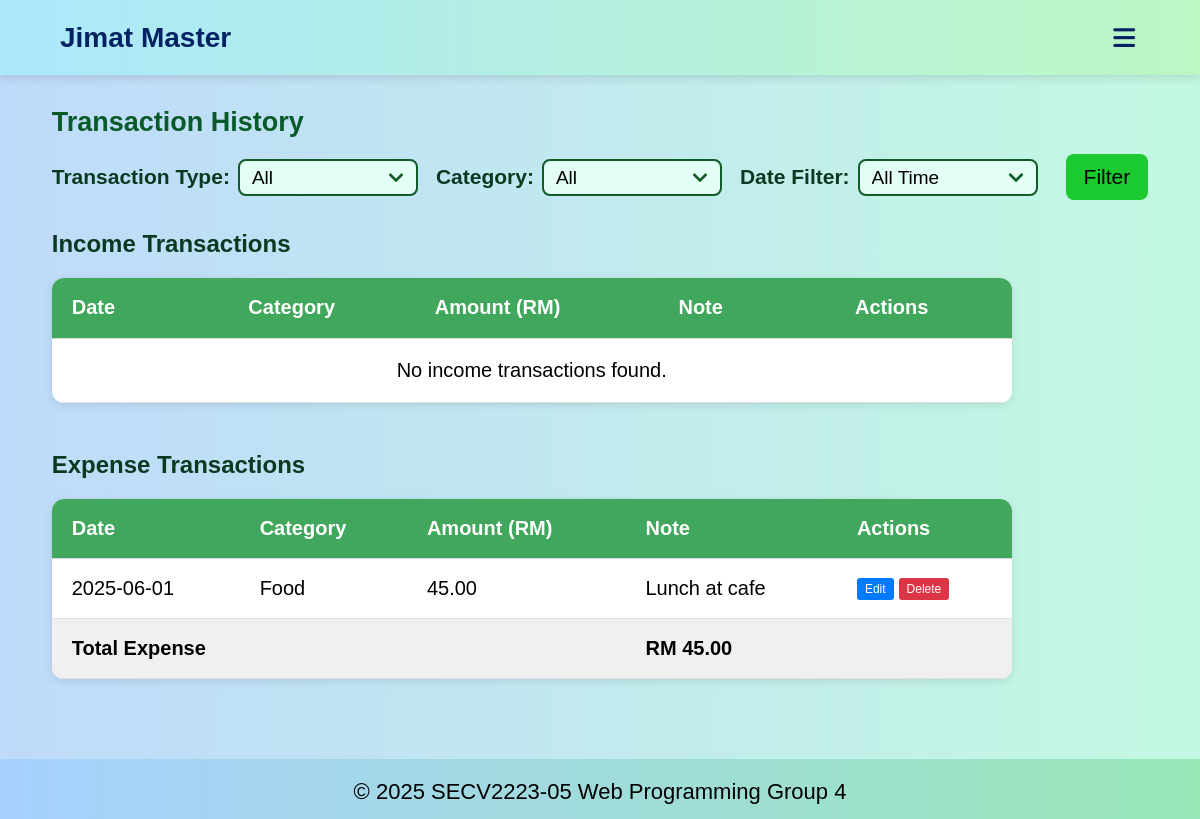
Screenshot of /overview.php (signed in) with the database file from the repository.
### tables this page shows
CREATE TABLE IF NOT EXISTS transactions (
    transaction_id INT AUTO_INCREMENT PRIMARY KEY,
    user_id INT NOT NULL,
    category_id INT NOT NULL,
    type ENUM('income', 'expense') NOT NULL,
    amount DECIMAL(10,2) NOT NULL,
    note TEXT,
    date DATE,
    FOREIGN KEY (user_id) REFERENCES users(user_id) ON DELETE CASCADE,
    FOREIGN KEY (category_id) REFERENCES categories(category_id) ON DELETE CASCADE
);

CREATE TABLE IF NOT EXISTS categories (
    category_id INT AUTO_INCREMENT PRIMARY KEY,
    name VARCHAR(50) NOT NULL,
    type VARCHAR(50) NOT NULL  
);

### overview.php (the view, shortened to what this page needs)
<!DOCTYPE html>
<html lang="en">
<head>
    <link rel="stylesheet" href="style.css">
    <link rel="stylesheet" href="https://cdnjs.cloudflare.com/ajax/libs/font-awesome/6.1.0/css/all.min.css">
</head>
<body>
    <?php
    include 'includes/db.php';
    $user_id = $_SESSION['user_id'];
    ?>
    <header>
        <nav aria-label="Main Navigation">
            <div class="headername">Jimat Master</div>
            <i class="fa-solid fa-bars" id="menuicon"></i>
        </nav>
    </header>
    <main class="overviewmain">
        <section id="overview">
            <h2>Transaction History</h2>
            <form method="GET" action="overview.php">
                <div class="filtergroup">
                    <label for="transactionType">Transaction Type:</label>
                    <select id="OtransactionType" name="type" onchange="this.form.submit()" required>
                        <?php
                        $selectedType = isset($_GET['type']) ? $_GET['type'] : 'all';
                        ?>
                        <option value="all" <?php echo ($selectedType == 'all') ? 'selected' : ''; ?>>All</option>
                    </select>
                </div>
                <div class="filtergroup">
                    <label for="category">Category:</label>
                    <select name="category" id="Ocategory">
                        <option value="">All</option>
                    </select>
                </div>
                <div class="filtergroup">
                    <label for="date_filter">Date Filter:</label>
                    <select name="date_filter" id="Odate_filter">
                        <option value="" <?php echo (!isset($_GET['date_filter']) || $_GET['date_filter'] == '') ? 'selected' : ''; ?>>All Time</option>
                    </select>
                </div>
                <div class="filtergroup">
                    <button type="submit" class="filterbtn">Filter</button>
                </div>
            </form>
            <?php
            $selectedType = isset($_GET['type']) ? $_GET['type'] : 'all';
            if ($selectedType === 'all') {
                $transactionTypes = ['income', 'expense'];
                foreach ($transactionTypes as $currentType) {
                    echo "<h3>" . ucfirst($currentType) . " Transactions</h3>";
                    echo "<table>";
                    echo "<thead>
                            <tr>
                                <th>Date</th>
                                <th>Category</th>
                                <th>Amount (RM)</th>
                                <th>Note</th>
                                <th>Actions</th>
                            </tr>
                          </thead>";
                    echo "<tbody>";
                    $sql = "SELECT t.*, c.name AS category_name FROM transactions t
                            JOIN categories c ON t.category_id = c.category_id
                            WHERE t.user_id = ? AND t.type = ?";
                    $params = [$user_id, $currentType];
                    $types = "is";
                    $sql .= " ORDER BY t.date DESC, t.transaction_id DESC";
                    $stmt = $conn->prepare($sql);
                    if ($stmt) {
                        $stmt->bind_param($types, ...$params);
                        $stmt->execute();
                        $result = $stmt->get_result();
                        if ($result->num_rows > 0) {
                            $total = 0;
                            while ($row = $result->fetch_assoc()) {
                                $total += $row['amount'];
                                echo "<tr id='row-{$row['transaction_id']}'>
                                        <td class='date-cell'>" . htmlspecialchars($row['date']) . "</td>
                                        <td class='category-cell' data-category-id='" . htmlspecialchars($row['category_id']) . "'>" . htmlspecialchars($row['category_name']) . "</td>
                                        <td class='amount-cell'>" . number_format($row['amount'], 2) . "</td>
                                        <td class='note-cell'>" . htmlspecialchars($row['note']) . "</td>
                                        <td class='action-cell'>
                                            <div class='action-buttons'>
                                                <button class='btn-edit' onclick='editTransaction({$row['transaction_id']})'>Edit</button>
                                                <button class='btn-delete' onclick='deleteTransaction({$row['transaction_id']})'>Delete</button>
                                            </div>
                                        </td>
                                      </tr>";
                            }
                            echo "<tr style='font-weight: bold; background-color: #f0f0f0;'>
                                    <td colspan='3'>Total " . ucfirst($currentType) . "</td>
                                    <td>RM " . number_format($total, 2) . "</td>
                                    <td></td>
                                  </tr>";
                        } else {
                            echo "<tr><td colspan='5' style='text-align: center; padding: 20px;'>No " . $currentType . " transactions found.</td></tr>";
                        }
                    } else {
                        echo "<tr><td colspan='5' style='text-align: center; padding: 20px; color: red;'>Error preparing query: " . htmlspecialchars($conn->error) . "</td></tr>";
                    }
                    echo "</tbody>";
                    echo "</table>";
                    echo "<br>";
                }
            }
            ?>
        </section>
    </main>
    <footer>
        <div class="footercontainer">
            <p>
                <span class="footeryear">&copy; <span id="current-year"></span> SECV2223-05</span>
                <span class="footergroup">Web Programming Group 4</span>
            </p>
        </div>
    </footer>
</body>
</html>

### rows the page displays
transactions: date "2025-06-01", category.name "Food", amount "45.00", note "Lunch at cafe"

### other values shown
$currentType "Income"
$currentType "income"
$currentType "Expense"
$total "45.00"
